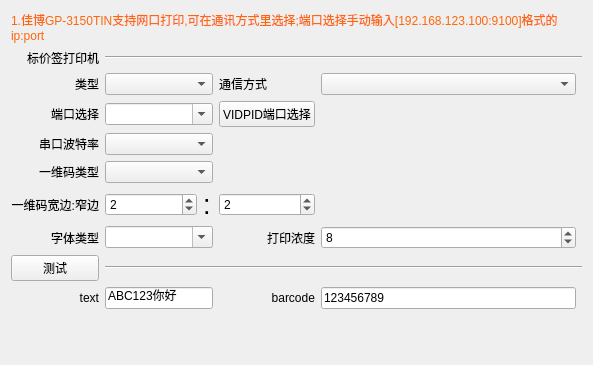
<?xml version="1.0" encoding="UTF-8"?>
<ui version="4.0">
 <class>labelprint_set_dialog</class>
 <widget class="QWidget" name="labelprint_set_dialog">
  <property name="geometry">
   <rect>
    <x>0</x>
    <y>0</y>
    <width>593</width>
    <height>365</height>
   </rect>
  </property>
  <property name="windowTitle">
   <string>Dialog</string>
  </property>
  <property name="outer_stylesheet" stdset="0">
   <string>dialog_hasborder</string>
  </property>
  <layout class="QGridLayout" name="gridLayout">
   <item row="8" column="0">
    <widget class="lds_toolbar_button_nowrap" name="pushButton_labelprint_test">
     <property name="text">
      <string>测试</string>
     </property>
     <property name="icon">
      <iconset resource="peripheral.qrc">
       <normaloff>:/image/test.png</normaloff>:/image/test.png</iconset>
     </property>
    </widget>
   </item>
   <item row="3" column="0">
    <widget class="QLabel" name="label_18">
     <property name="text">
      <string>端口选择</string>
     </property>
     <property name="alignment">
      <set>Qt::AlignRight|Qt::AlignTrailing|Qt::AlignVCenter</set>
     </property>
    </widget>
   </item>
   <item row="5" column="0">
    <widget class="QLabel" name="label_19">
     <property name="text">
      <string>一维码类型</string>
     </property>
     <property name="alignment">
      <set>Qt::AlignRight|Qt::AlignTrailing|Qt::AlignVCenter</set>
     </property>
    </widget>
   </item>
   <item row="9" column="4">
    <widget class="QLineEdit" name="lineEdit_labelprint_test_barcode">
     <property name="text">
      <string>123456789</string>
     </property>
    </widget>
   </item>
   <item row="9" column="0">
    <widget class="QLabel" name="label_34">
     <property name="text">
      <string>text</string>
     </property>
     <property name="alignment">
      <set>Qt::AlignRight|Qt::AlignTrailing|Qt::AlignVCenter</set>
     </property>
    </widget>
   </item>
   <item row="8" column="1" colspan="5">
    <widget class="Line" name="line_5">
     <property name="orientation">
      <enum>Qt::Horizontal</enum>
     </property>
    </widget>
   </item>
   <item row="2" column="0">
    <widget class="QLabel" name="label_10">
     <property name="text">
      <string>类型</string>
     </property>
     <property name="alignment">
      <set>Qt::AlignRight|Qt::AlignTrailing|Qt::AlignVCenter</set>
     </property>
    </widget>
   </item>
   <item row="9" column="1" colspan="2">
    <widget class="QLineEdit" name="lineEdit_labelprint_test_text">
     <property name="text">
      <string>ABC123你好</string>
     </property>
    </widget>
   </item>
   <item row="0" column="0" colspan="5">
    <widget class="QLabel" name="label">
     <property name="styleSheet">
      <string notr="true">color:#ff650b;</string>
     </property>
     <property name="text">
      <string>1.佳博GP-3150TIN支持网口打印,可在通讯方式里选择;端口选择手动输入[192.168.123.100:9100]格式的ip:port</string>
     </property>
     <property name="wordWrap">
      <bool>true</bool>
     </property>
    </widget>
   </item>
   <item row="1" column="1" colspan="5">
    <widget class="Line" name="line">
     <property name="orientation">
      <enum>Qt::Horizontal</enum>
     </property>
    </widget>
   </item>
   <item row="9" column="3">
    <widget class="QLabel" name="label_35">
     <property name="text">
      <string>barcode</string>
     </property>
     <property name="alignment">
      <set>Qt::AlignRight|Qt::AlignTrailing|Qt::AlignVCenter</set>
     </property>
    </widget>
   </item>
   <item row="1" column="0">
    <widget class="QLabel" name="label_33">
     <property name="text">
      <string>标价签打印机</string>
     </property>
     <property name="alignment">
      <set>Qt::AlignRight|Qt::AlignTrailing|Qt::AlignVCenter</set>
     </property>
    </widget>
   </item>
   <item row="4" column="0">
    <widget class="QLabel" name="label_32">
     <property name="text">
      <string>串口波特率</string>
     </property>
     <property name="alignment">
      <set>Qt::AlignRight|Qt::AlignTrailing|Qt::AlignVCenter</set>
     </property>
    </widget>
   </item>
   <item row="3" column="3">
    <widget class="lds_toolbar_button_nowrap" name="pushButton_labelprint_vidpid">
     <property name="text">
      <string>VIDPID端口选择</string>
     </property>
    </widget>
   </item>
   <item row="4" column="1" colspan="2">
    <widget class="lds_ComboBox" name="comboBox_labelprint_baudrate"/>
   </item>
   <item row="5" column="1" colspan="2">
    <widget class="lds_ComboBox" name="comboBox_labelprint_onebartype"/>
   </item>
   <item row="2" column="1" colspan="2">
    <widget class="lds_ComboBox" name="comboBox_labelprint_printtype">
     <property name="enabled">
      <bool>true</bool>
     </property>
    </widget>
   </item>
   <item row="2" column="4">
    <widget class="lds_ComboBox" name="comboBox_labelprint_printpathtype">
     <property name="enabled">
      <bool>true</bool>
     </property>
     <property name="editable">
      <bool>false</bool>
     </property>
    </widget>
   </item>
   <item row="3" column="1" colspan="2">
    <widget class="lds_ComboBox" name="comboBox_labelprint_printpath">
     <property name="editable">
      <bool>true</bool>
     </property>
    </widget>
   </item>
   <item row="2" column="3">
    <widget class="QLabel" name="label_31">
     <property name="text">
      <string>通信方式</string>
     </property>
     <property name="alignment">
      <set>Qt::AlignLeading|Qt::AlignLeft|Qt::AlignVCenter</set>
     </property>
    </widget>
   </item>
   <item row="10" column="3">
    <spacer name="verticalSpacer">
     <property name="orientation">
      <enum>Qt::Vertical</enum>
     </property>
     <property name="sizeHint" stdset="0">
      <size>
       <width>20</width>
       <height>40</height>
      </size>
     </property>
    </spacer>
   </item>
   <item row="6" column="3">
    <widget class="QSpinBox" name="spinBox_wide">
     <property name="maximum">
      <number>10</number>
     </property>
     <property name="value">
      <number>2</number>
     </property>
    </widget>
   </item>
   <item row="6" column="1">
    <widget class="QSpinBox" name="spinBox_narrow">
     <property name="maximum">
      <number>10</number>
     </property>
     <property name="value">
      <number>2</number>
     </property>
    </widget>
   </item>
   <item row="6" column="2">
    <widget class="QLabel" name="label_28">
     <property name="maximumSize">
      <size>
       <width>10</width>
       <height>16777215</height>
      </size>
     </property>
     <property name="styleSheet">
      <string notr="true">font-size:20pt;</string>
     </property>
     <property name="text">
      <string>:</string>
     </property>
    </widget>
   </item>
   <item row="6" column="0">
    <widget class="QLabel" name="label_26">
     <property name="text">
      <string>一维码宽边:窄边</string>
     </property>
     <property name="alignment">
      <set>Qt::AlignRight|Qt::AlignTrailing|Qt::AlignVCenter</set>
     </property>
    </widget>
   </item>
   <item row="7" column="0">
    <widget class="QLabel" name="label_20">
     <property name="text">
      <string>字体类型</string>
     </property>
     <property name="alignment">
      <set>Qt::AlignRight|Qt::AlignTrailing|Qt::AlignVCenter</set>
     </property>
    </widget>
   </item>
   <item row="7" column="1" colspan="2">
    <widget class="lds_ComboBox" name="comboBox_labelprint_font">
     <property name="editable">
      <bool>true</bool>
     </property>
    </widget>
   </item>
   <item row="7" column="3">
    <widget class="QLabel" name="label_darkness">
     <property name="text">
      <string>打印浓度</string>
     </property>
     <property name="alignment">
      <set>Qt::AlignRight|Qt::AlignTrailing|Qt::AlignVCenter</set>
     </property>
    </widget>
   </item>
   <item row="7" column="4">
    <widget class="QSpinBox" name="spinBox_darkness">
     <property name="value">
      <number>8</number>
     </property>
    </widget>
   </item>
  </layout>
 </widget>
 <customwidgets>
  <customwidget>
   <class>lds_ComboBox</class>
   <extends>QComboBox</extends>
   <header>lds_combobox.h</header>
  </customwidget>
  <customwidget>
   <class>lds_toolbar_button_nowrap</class>
   <extends>QPushButton</extends>
   <header>lds_toolbar_button_nowrap.h</header>
  </customwidget>
 </customwidgets>
 <resources>
  <include location="peripheral.qrc"/>
 </resources>
 <connections/>
</ui>
